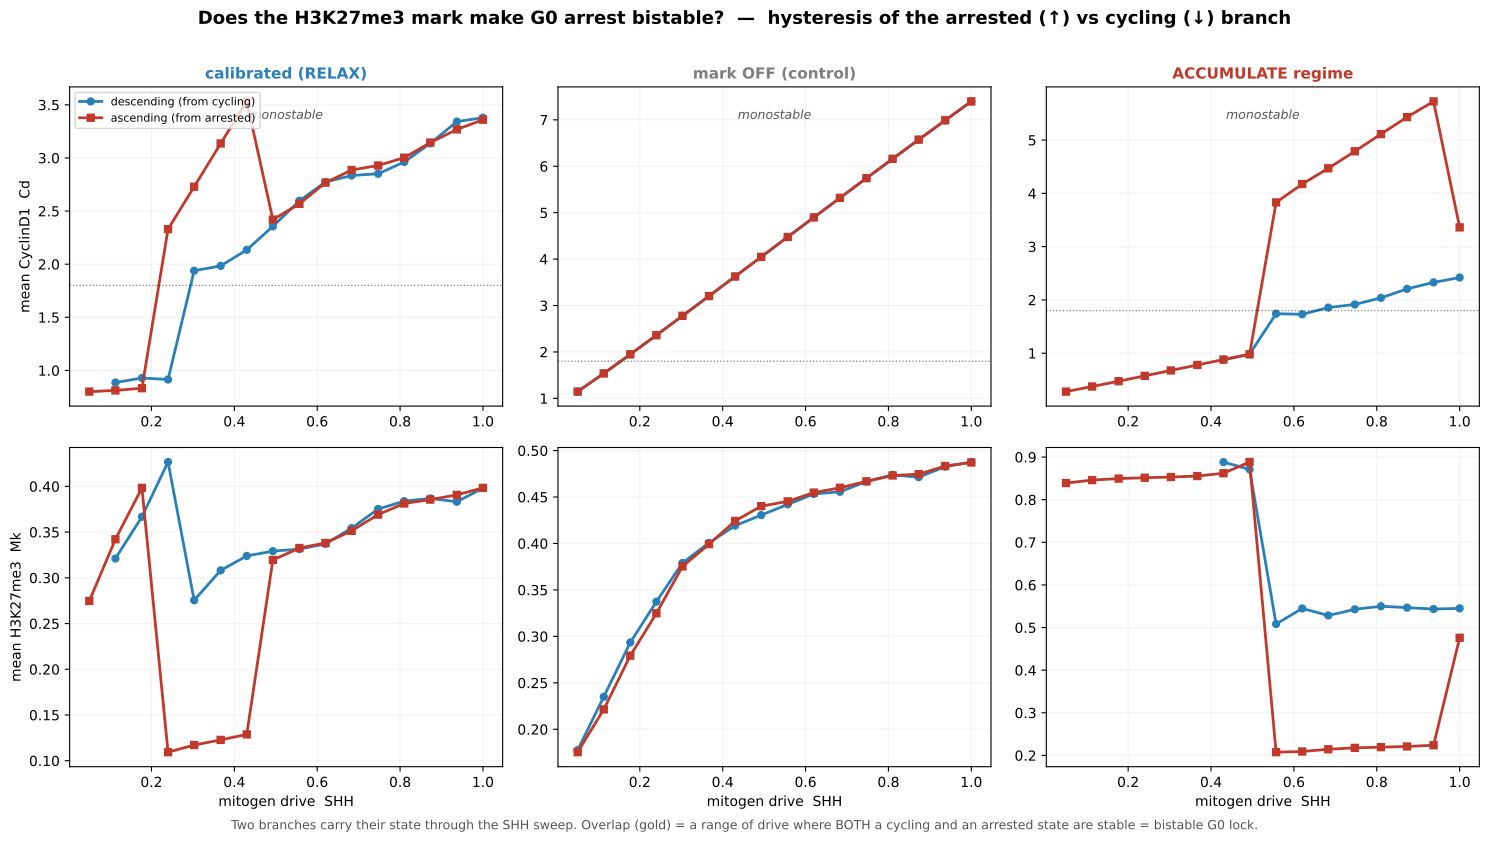

This chart was generated by the following Python code:
"""Does the H3K27me3 mark make G0 arrest BISTABLE?  Hysteresis test.

*** SUPERSEDED (2026-07) by fig_v44_g0_bistability_confirm.py ***
This quasi-static SHH sweep gave a FALSE-POSITIVE hysteresis in the ACCUMULATE regime: the mark there is
so slow (EZH2 t1/2 ~230 h) that a ~200 h/step sweep cannot equilibrate the arrested branch, so it LOOKS
locked but is only a long transient. The rigorous two-initial-condition test (equilibrate each SHH from
both a high-mark and a low-mark start to true steady state) shows G0 is MONOSTABLE / reversible
(metastable "sticky" arrest, not a bistable lock). Kept only as a methodological cautionary record --
do NOT cite as bistability evidence.

For each parameter setting we sweep the mitogen drive (SHH) through the arrest threshold along TWO
branches that carry their state (no reset between steps):
  - ASCENDING  : start ARRESTED with a fully built-up mark (low SHH, long pre-equilibration), raise SHH.
  - DESCENDING : start CYCLING with a diluted (low) mark (high SHH), lower SHH.
If the two branches diverge over a range of SHH -> two coexisting stable states -> BISTABLE (a real
epigenetic G0 lock, hysteresis width = the gap). If they coincide -> MONOSTABLE (reversible G0).

Settings:
  (1) calibrated (RELAX)   kDeEZ=1.5e-4, del_mk=7e-4, mark ON  -> expect ~monostable
  (2) mark OFF (control)   same, f0_mk=1.0 (mark cannot repress) -> the INTRINSIC commitment hysteresis
  (3) ACCUMULATE           kDeEZ=5e-5 (stable EZH2), del_mk=3e-4 (slow turnover) -> expect BISTABLE
The mark's contribution = hysteresis in (1)/(3) BEYOND the commitment baseline (2).

Run:  ./venv/bin/python simulations/fig_v44_g0_hysteresis.py [--mini] [--fresh]
Cache: simulations/fig_v44_g0_hysteresis_cache.npz
"""
import sys, os
sys.path.insert(0, os.path.dirname(os.path.dirname(os.path.abspath(__file__))))
import numpy as np
import matplotlib
matplotlib.use('Agg')
import matplotlib.pyplot as plt
import tellurium as te
from scipy.signal import find_peaks
from src.build_model_v44_heldt import build_model_v44

MINI = '--mini' in sys.argv
FRESH = '--fresh' in sys.argv or MINI
CACHE = 'simulations/fig_v44_g0_hysteresis_cache.npz' if not MINI else 'simulations/fig_v44_g0_hysteresis_mini.npz'

M = build_model_v44(with_ezh2=True, with_hh=True)
GNP = dict(MYCN_amplification=1.0, Ptch1_copy_number=1.0, p16=0.0, p18=0.464, kSyP21=0.002, HHi=0, EZH2i=0)
SETTINGS = [
    dict(name='calibrated (RELAX)',  kDeEZ=1.5e-4, del_mk=7e-4, f0=0.233, col='#2c7fb8'),
    dict(name='mark OFF (control)',  kDeEZ=1.5e-4, del_mk=7e-4, f0=1.00, col='#7f7f7f'),
    dict(name='ACCUMULATE regime',   kDeEZ=5.0e-5, del_mk=3e-4, f0=0.233, col='#c0392b'),
]
SHH = np.round(np.linspace(0.05, 1.0, 7 if MINI else 16), 3)
SETTLE = 6000 if MINI else 12000        # min per SHH step (carry state)
PREEQ_ARR = 12000 if MINI else 26000    # arrested pre-equilibration (build the mark)
PREEQ_CYC = 8000 if MINI else 15000     # cycling pre-equilibration (dilute the mark)


def rr():
    r = te.loada(M); r.integrator.setValue('relative_tolerance', 1e-6)
    try: r.integrator.setValue('maximum_num_steps', 200000)
    except Exception: pass
    return r


def _sim(r, t, dt):
    for atol in (1e-8, 1e-7, 1e-6):
        try:
            r.integrator.setValue('absolute_tolerance', atol)
            return r.simulate(t, t + dt, max(60, int(dt / 3)), selections=['time', 'MPF', 'Mk', 'Cd'])
        except Exception:
            continue
    return None


def branch(kdeez, delmk, f0, ascending):
    r = rr(); r.reset()
    for k, v in GNP.items(): r[k] = v
    r['kDeEZ'] = float(kdeez); r['del_mk'] = float(delmk); r['f0_mk'] = float(f0)
    shh_seq = SHH if ascending else SHH[::-1]
    # pre-equilibrate on the appropriate branch
    r['SHH'] = float(shh_seq[0])
    t = 0.0
    _sim(r, t, PREEQ_ARR if ascending else PREEQ_CYC); t += (PREEQ_ARR if ascending else PREEQ_CYC)
    rate = {}; mk = {}; cd = {}
    for shh in shh_seq:
        r['SHH'] = float(shh)
        res = _sim(r, t, SETTLE); t += SETTLE
        if res is None:
            rate[shh] = np.nan; mk[shh] = np.nan; cd[shh] = np.nan; continue
        w = res['time'] >= res['time'][0] + SETTLE * 0.4      # score the settled tail
        pk, _ = find_peaks(res['MPF'][w], prominence=0.15, distance=200)
        hrs = (res['time'][w][-1] - res['time'][w][0]) / 60.0
        rate[shh] = len(pk) / hrs * 168.0 if hrs > 0 else 0.0
        mk[shh] = float(np.nanmean(res['Mk'][w])); cd[shh] = float(np.nanmean(res['Cd'][w]))
    return (np.array([rate[s] for s in SHH]), np.array([mk[s] for s in SHH]), np.array([cd[s] for s in SHH]))


if FRESH or not os.path.exists(CACHE):
    RATE_A, RATE_D, MK_A, MK_D, CD_A, CD_D = ([] for _ in range(6))
    for s in SETTINGS:
        ra, ma, ca = branch(s['kDeEZ'], s['del_mk'], s['f0'], ascending=True)
        rd, md, cd = branch(s['kDeEZ'], s['del_mk'], s['f0'], ascending=False)
        RATE_A.append(ra); RATE_D.append(rd); MK_A.append(ma); MK_D.append(md); CD_A.append(ca); CD_D.append(cd)
        print(f"  {s['name']:22s} ascending div-rate {np.round(ra,1)}", flush=True)
        print(f"  {' '*22} descending div-rate {np.round(rd,1)}", flush=True)
    np.savez(CACHE, SHH=SHH, RATE_A=RATE_A, RATE_D=RATE_D, MK_A=MK_A, MK_D=MK_D, CD_A=CD_A, CD_D=CD_D,
             names=[s['name'] for s in SETTINGS], cols=[s['col'] for s in SETTINGS])
    print('cached ->', CACHE, flush=True)

z = np.load(CACHE, allow_pickle=True)
SHH = z['SHH']; RATE_A, RATE_D = z['RATE_A'], z['RATE_D']; MK_A, MK_D = z['MK_A'], z['MK_D']
names = list(z['names']); cols = list(z['cols'])

CD_A, CD_D = z['CD_A'], z['CD_D']
THR_CD = 1.8      # CyclinD1 order-parameter midpoint: > = cycling, < = arrested
fig, axes = plt.subplots(2, 3, figsize=(15, 8.4))
for j, (nm, cl) in enumerate(zip(names, cols)):
    # hysteresis width from the continuous Cd order parameter (smoother than the quantized div-count)
    def cross(cd_branch):
        idx = np.where(cd_branch >= THR_CD)[0]
        return SHH[idx[0]] if len(idx) else np.nan
    s_up = cross(CD_A[j])              # ascending (from arrested): SHH where it ESCAPES to high-Cd cycling
    s_dn = cross(CD_D[j])             # descending (from cycling): SHH where it drops below (COLLAPSES)
    width = (s_up - s_dn) if (s_up == s_up and s_dn == s_dn) else np.nan
    bist = (width == width) and (width > 0.02)

    a = axes[0, j]
    a.plot(SHH, CD_D[j], '-o', color='#2980b9', ms=5, lw=2, label='descending (from cycling)')
    a.plot(SHH, CD_A[j], '-s', color='#c0392b', ms=5, lw=2, label='ascending (from arrested)')
    a.axhline(THR_CD, color='k', ls=':', lw=0.9, alpha=0.5)
    if bist:
        a.axvspan(s_dn, s_up, color='gold', alpha=0.3)
        a.text(0.5 * (s_dn + s_up), THR_CD * 1.35, f'BISTABLE\nΔSHH={width:.2f}', ha='center', fontsize=9, color='#8a6d00', fontweight='bold')
    else:
        a.text(0.5, 0.9, 'monostable', transform=a.transAxes, ha='center', fontsize=9, color='#555', style='italic')
    a.set_title(f'{nm}', fontsize=11, fontweight='bold', color=cl)
    a.set_ylabel('mean CyclinD1  Cd' if j == 0 else ''); a.grid(alpha=0.15)
    if j == 0: a.legend(fontsize=8, loc='upper left')

    b = axes[1, j]
    b.plot(SHH, MK_D[j], '-o', color='#2980b9', ms=5, lw=2)
    b.plot(SHH, MK_A[j], '-s', color='#c0392b', ms=5, lw=2)
    if bist:
        b.axvspan(s_dn, s_up, color='gold', alpha=0.3)
    b.set_xlabel('mitogen drive  SHH'); b.set_ylabel('mean H3K27me3  Mk' if j == 0 else ''); b.grid(alpha=0.15)
fig.suptitle('Does the H3K27me3 mark make G0 arrest bistable?  —  hysteresis of the arrested (↑) vs cycling (↓) branch',
             fontsize=13, fontweight='bold', y=0.98)
fig.text(0.5, 0.005, 'Two branches carry their state through the SHH sweep. Overlap (gold) = a range of drive where BOTH a cycling and an arrested state are stable = bistable G0 lock.',
         ha='center', fontsize=9, color='#555')
plt.tight_layout(rect=[0, 0.01, 1, 0.97])
plt.savefig('simulations/fig_v44_g0_hysteresis.png', dpi=150, bbox_inches='tight')
plt.savefig('simulations/fig_v44_g0_hysteresis.pdf', bbox_inches='tight')
plt.close()
print('Saved fig_v44_g0_hysteresis.png')
